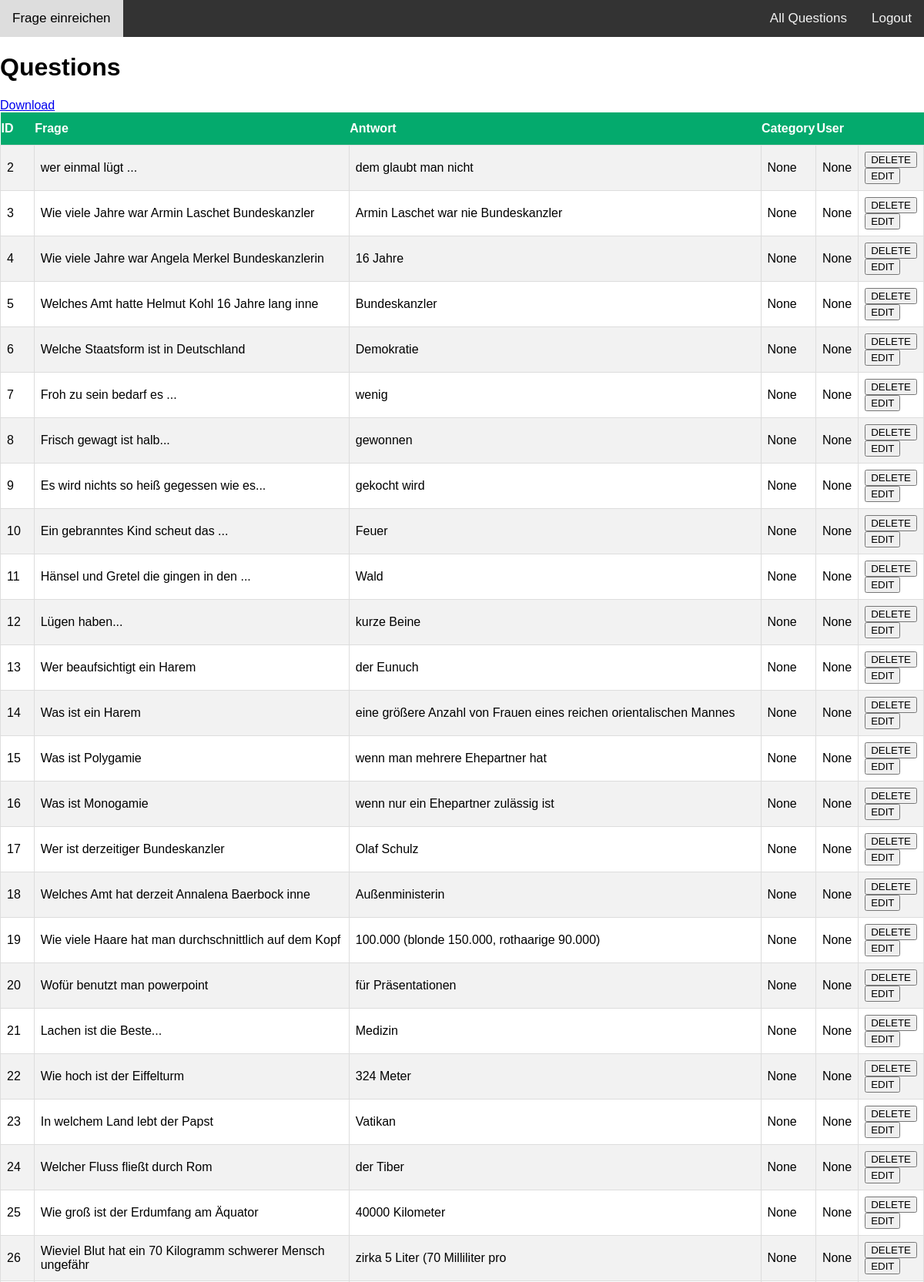
Page /all_questions (signed in, upper part) on the committed database.
### app/models.py (models this page shows, shortened)
class Question(db.Model):
    id = db.Column(db.Integer, primary_key=True)
    question = db.Column(db.String(128))
    answer = db.Column(db.String(128))
    kategory = db.Column(db.String(128))
    username = db.Column(db.String(128))

### app/routes.py (the view)
@app.route("/all_questions")
@login_required
def all_questions():
    username = get_username_from_current_user()
    questions = Question.query.all()
    return render_template('all_questions.html', title='Questions', username=username, questions=questions)

### app/models.py (called while the page is built)
@login.user_loader
def load_user(aid):
    return User.query.get(int(aid))

### app/routes.py (called while the page is built)
def get_username_from_current_user():
    if User.query.filter_by(id=current_user.get_id()).first():
        return User.query.filter_by(id=current_user.get_id()).first().username
    else:
        return None

### app/templates/all_questions.html
{% include 'topnav.html' %}
<link rel="stylesheet" href="{{ url_for('static', filename='styles/table_style.css') }}">
{% block content %}
    <h1>{{ title }}</h1> <a href="{{ url_for("download_all") }}" >Download</a>
    <table id="questions">
        <tr>
            <th>ID</th>
            <th>Frage</th>
            <th>Antwort</th>
            <th>Category</th>
            <th>User</th>
            <th></th>
        </tr>
        {% for question in questions %}
            <tr>
                <td>{{ question.id }}</td>
                <td>{{ question.question }}</td>
                <td>{{ question.answer }}</td>
                <td>{{ question.kategory }}</td>
                <td>{{ question.username }}</td>
                <td>
                    <form action="{{ url_for("delete_question_post", question_id=question.id) }}" method="post">
                        <button name="delete">DELETE</button>
                    </form>
                    <form action="{{ url_for("edit_question", question_id=question.id) }}" method="get">
                        <button name="delete">EDIT</button>
                    </form>
                </td>
            </tr>
        {% endfor %}
    </table>
{% endblock %}

### app/templates/topnav.html (shortened to what this page needs)
<!DOCTYPE html>
<html lang="en">
<head>
</head>
<body>
</body>
</html><link rel="stylesheet" href="{{ url_for('static', filename='styles/style_topnav.css') }}">
<body>
    <div class="topnav" id="myTopnav">
            <a style="float: left;" href='{{ url_for("add_question") }}'>Frage einreichen</a>
        {% if username %}
            <a style="float: right;" href='{{ url_for("logout") }}'>Logout</a>
            <a style="float: right;" href='{{ url_for("all_questions") }}'>All Questions</a>
       {% endif %}
    </div>
</body>

### app/static/styles/style_topnav.css (style rules this page uses)
body { margin: 0; font-family: Arial, Helvetica, sans-serif; }
.topnav { overflow: hidden; background-color: #333; }
.topnav a { float: left; display: block; color: #f2f2f2; text-align: center; padding: 14px 16px; text-decoration: none; font-size: 17px; }

### app/static/styles/table_style.css (style rules this page uses)
#questions { font-family: Arial, Helvetica, sans-serif; border-collapse: collapse; width: 100%; }
#questions td, #customers th { border: 1px solid #ddd; padding: 8px; }
#questions tr:nth-child(even) { background-color: #f2f2f2; }
#questions th { padding-top: 12px; padding-bottom: 12px; text-align: left; background-color: #04AA6D; color: white; }

### rows in the picture
Question: id "2", question "wer einmal lügt ...", answer "dem glaubt man nicht", kategory "None", username "None"
Question: id "3", question "Wie viele Jahre war Armin Laschet Bundeskanzler", answer "Armin Laschet war nie Bundeskanzler", kategory "None", username "None"
Question: id "4", question "Wie viele Jahre war Angela Merkel Bundeskanzlerin", answer "16 Jahre", kategory "None", username "None"
Question: id "5", question "Welches Amt hatte Helmut Kohl 16 Jahre lang inne", answer "Bundeskanzler", kategory "None", username "None"
Question: id "6", question "Welche Staatsform ist in Deutschland", answer "Demokratie", kategory "None", username "None"
Question: id "7", question "Froh zu sein bedarf es ...", answer "wenig", kategory "None", username "None"
Question: id "8", question "Frisch gewagt ist halb...", answer "gewonnen", kategory "None", username "None"
Question: id "9", question "Es wird nichts so heiß gegessen wie es...", answer "gekocht wird", kategory "None", username "None"
Question: id "10", question "Ein gebranntes Kind scheut das ...", answer "Feuer", kategory "None", username "None"
Question: id "11", question "Hänsel und Gretel die gingen in den ...", answer "Wald", kategory "None", username "None"
Question: id "12", question "Lügen haben...", answer "kurze Beine", kategory "None", username "None"
Question: id "13", question "Wer beaufsichtigt ein Harem", answer "der Eunuch", kategory "None", username "None"
Question: id "14", question "Was ist ein Harem", answer "eine größere Anzahl von Frauen eines reichen orientalischen Mannes", kategory "None", username "None"
Question: id "15", question "Was ist Polygamie", answer "wenn man mehrere Ehepartner hat", kategory "None", username "None"
Question: id "16", question "Was ist Monogamie", answer "wenn nur ein Ehepartner zulässig ist", kategory "None", username "None"
Question: id "17", question "Wer ist derzeitiger Bundeskanzler", answer "Olaf Schulz", kategory "None", username "None"
Question: id "18", question "Welches Amt hat derzeit Annalena Baerbock inne", answer "Außenministerin", kategory "None", username "None"
Question: id "19", question "Wie viele Haare hat man durchschnittlich auf dem Kopf", answer "100.000 (blonde 150.000, rothaarige 90.000)", kategory "None", username "None"
Question: id "20", question "Wofür benutzt man powerpoint", answer "für Präsentationen", kategory "None", username "None"
Question: id "21", question "Lachen ist die Beste...", answer "Medizin", kategory "None", username "None"
Question: id "22", question "Wie hoch ist der Eiffelturm", answer "324 Meter", kategory "None", username "None"
Question: id "23", question "In welchem Land lebt der Papst", answer "Vatikan", kategory "None", username "None"
Question: id "24", question "Welcher Fluss fließt durch Rom", answer "der Tiber", kategory "None", username "None"
Question: id "25", question "Wie groß ist der Erdumfang am Äquator", answer "40000 Kilometer", kategory "None", username "None"
Question: id "26", question "Wieviel Blut hat ein 70 Kilogramm schwerer Mensch ungefähr", answer "zirka 5 Liter (70 Milliliter pro", kategory "None", username "None"

### other values in the picture
{{ title }} "Questions"
